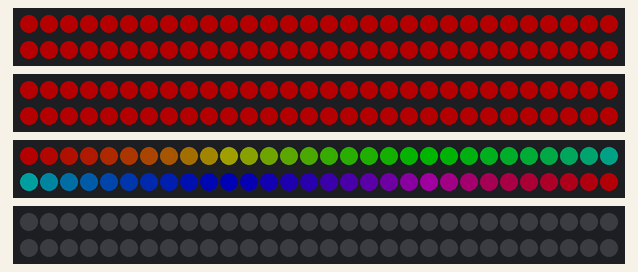
Bench run of a sketch on a simulated Arduino Uno, built with avr-gcc and run on an emulated ATmega328P. On the bench: 4 × 60 RGB LEDs in strip order, left to right, continuing on the next row. Dim RGB values are drawn brighter than linear; what the sketch prints to the serial monitor is not drawn.

Above: at 0.16 s.
At 4.38 s:
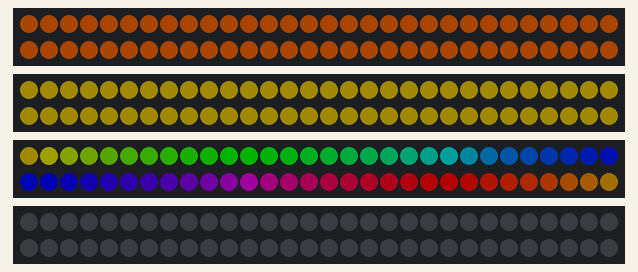
At 8.9 s:
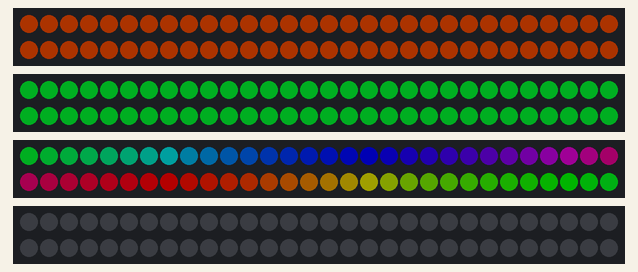
At 17.93 s:
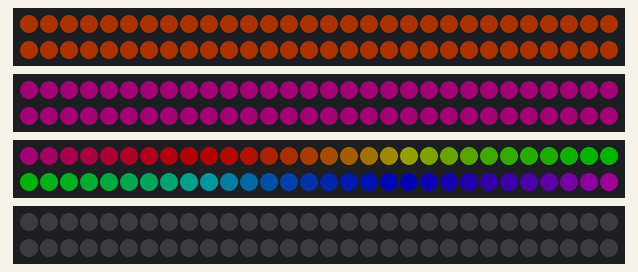
At 26.66 s:
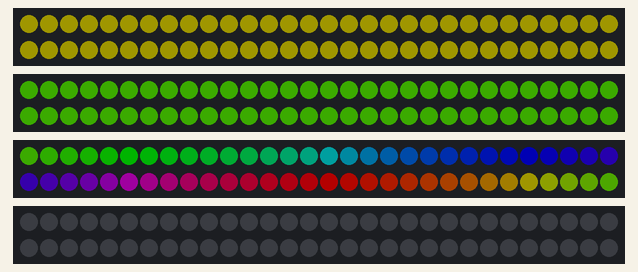
At 35.7 s:
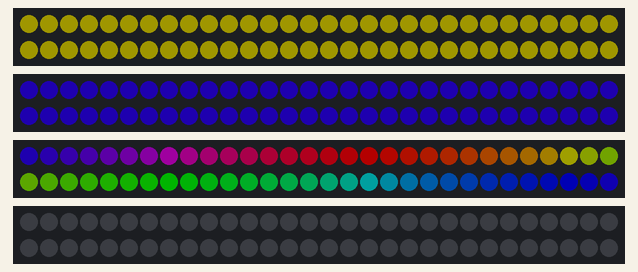

The sketch:

sketch_jan17a_rainbow_4strand_paralell_aOK.ino
```cpp
#include "ArtProject.h"
#include "TimedAction.h"

#define PIN4 4
#define PIN5 5
#define PIN6 6
#define PIN7 7
#define BRIGHTNESS 62

/* Todo: Add new function which
 *  - runs on a selected spectrum of our color ( like between 100 - 150 ) for the whole strip
 *  - changes the pixel colors indviduall similar to rainbowCycle()
 *  - something like : spectrumCycle                   pix1   pix2     pix3    pix4
 *  - stretch the spectrum out over the strand :
 *                                     loop-1          blue - violet - purple  red
 *                                     loop-2          red    blue     violet  purple
 *                                     loop-3          purple red      blue    violet
 *                                     loop-4          violet purple   red     blue
 *                                     loop-1          blue   violet   purple  red
 *
 *                                     Todo:
 *                                     - normalize the spectrum set by user over the number of pixels ( similar to RainbowCycle )
 *                                     - for every loop, ?
 *  - now move the colors by 1 pixel :
  */
ArtProject a1 = ArtProject(60,4,BRIGHTNESS,210,45);  // problem: function breaks if start + width is > 255. fix this.
ArtProject a2 = ArtProject(60,PIN5,BRIGHTNESS);
ArtProject a3 = ArtProject(60,PIN6,BRIGHTNESS);
ArtProject a4 = ArtProject(60,PIN7,BRIGHTNESS);

/*
TimedAction stripActionOne = TimedAction(10,&one);
TimedAction stripActionTwo = TimedAction(20,&two);
TimedAction stripActionThree = TimedAction(60,&three);
TimedAction stripActionFour = TimedAction(160,&four);
*/
void setup() {
  Serial.begin(9600);
  Serial.println("in setup()");
}

void loop() {
    Serial.println("loop()");

     a1.rgbBand();
     a2.rainbowCycle();
     a3.rainbow();

}
```
